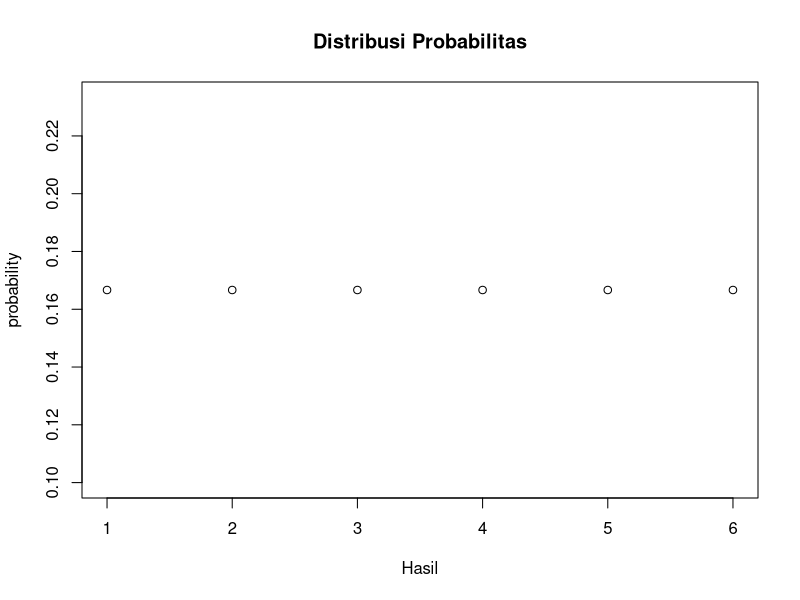
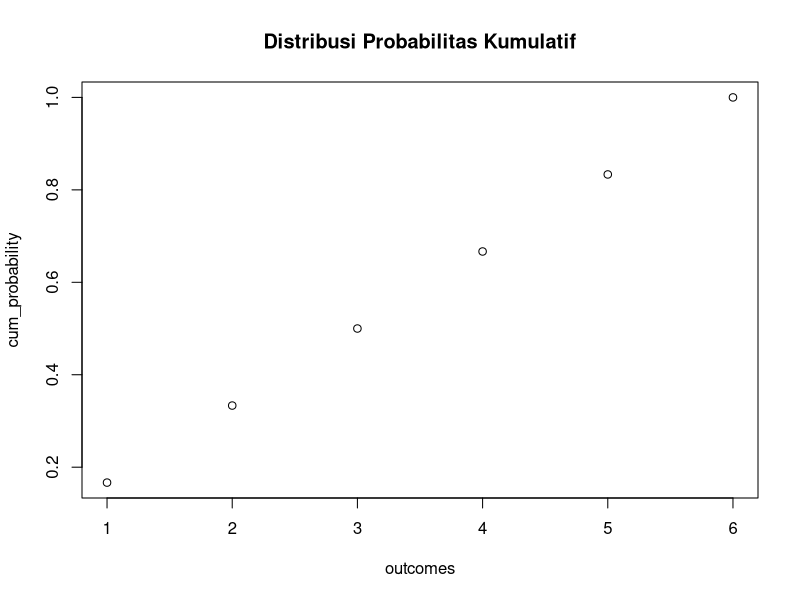

The R source for these figures, in order:

                          ###   DASAR DASAR R   ###

# Mendefinisikan variabel
myString <- "Hello, World!" # X = 0 | X <- 0
print(myString)

# membuat vector
apple <- c('red','green',"yellow") 
number <- c(1,2,3)
print(apple)
print(number)

# cek class vector
print(class(apple))
print(class(number))

#membuat list
list1 <- list(c(2,5,3),21.3,sin)
print(list1)

# membuat array
a <- array(c('green','yellow'), dim = c(3,3,1)) # x=3, y=3, z=1
print(a)

# membuat data frame
BMI <- 	data.frame(
  gender = c("Male", "Male","Female"), 
  height = c(152, 171.5, 165), 
  weight = c(81,93, 78),
  Age = c(42,38,26)
)
print(BMI)

#Silahkan pelajari lebih lanjut : https://www.tutorialspoint.com/r/

                        ###   VARIABEL ACAK   ###

#Fungsi dasar untuk menggambar sampel acak dari kumpulan elemen tertentu 
#adalah fungsi sample()
sample(1:10,1)
sample(5:50,10)

# Probabilitas melempar 1 buah dadu #mata dadu ada 6 p(x)=1/6
sample(1:6, 1)
probability <- rep(1/6,6) #replicate 1/6 (probabilitas) sebanyak 6kali
print(probability)

# plot probabilitas
plot(probability,
     xlab = "Hasil",
     main = "Distribusi Probabilitas") 

# membuat probabilitas kumulatif
cum_probability <- cumsum(probability)
print(cum_probability)

# plot probabilitas kumulatif
plot(cum_probability, 
     xlab = "outcomes", 
     main = "Distribusi Probabilitas Kumulatif")

                        ###   NILAI HARAPAN   ###

# Misal X = banyaknya pesanan barang dalam satuan yang masuk selama
# 1 minggu. P(X) = probabilitas terjadinya X = x

#    X    |   P(x)
#    0    |   0,18
#    1    |   0,34
#    2    |   0,35
#    3    |   0,11
#    4    |   0,02

# E(X) = 1,45

vals <- c(0, 1, 2, 3, 4)
probs <- c(.18, .34, .35, .11, .02)

# Metode 1
sum(vals*probs)
# Nilai harapan = hasil penjumlahan dari perkalian X terhadap P(X)

# Metode 2
weighted.mean(vals, probs)

# Metode 3
c(vals %*% probs)